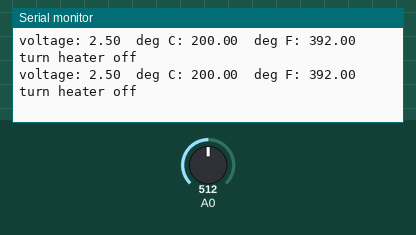
Recording of a sketch running on a simulated Arduino Uno, built with avr-gcc and run on an emulated ATmega328P. Shown: the last lines printed to the serial monitor. The inputs (shaded band) are chosen by the test bench; at power-on: A0 = 512.

Above: at 1.8 s.
1.9 s: A0 set to 169
At 2.8 s:
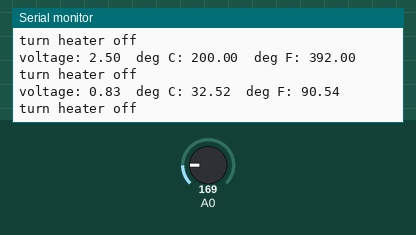
3.4 s: A0 set to 136
At 4.7 s:
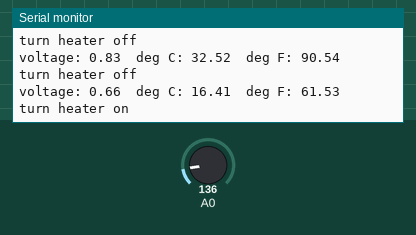
Timing chart, 0 to 6.4 s (numbered marks = the images above; inputs shaded):
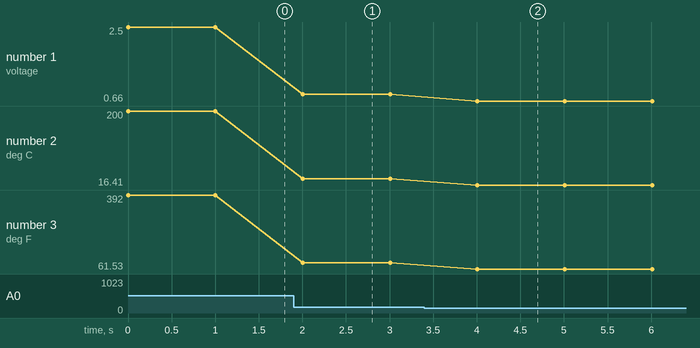

Measured:
- the behaviour switches between 154 and 153 on A0 (found by bisection; images 1 and 2)
- after the input at 1.9 s, the serial monitor: prints a new line after 0.10 s (image 1)
- after the input at 3.4 s, the serial monitor: prints a new line after 0.61 s (image 2)
- plotted number 1: 2.5 → 0.83 after the input at 1.9 s, 0.83 → 0.66 after the input at 3.4 s
- plotted number 2: 200 → 32.52 after the input at 1.9 s, 32.52 → 16.41 after the input at 3.4 s
- plotted number 3: 392 → 90.54 after the input at 1.9 s, 90.54 → 61.53 after the input at 3.4 s

The sketch:

Circuit_07_thermostat.ino
```cpp
/*

Example sketch 07

TEMPERATURE SENSOR

  Use the "serial monitor" window to read a temperature sensor.

  The TMP36 is an easy-to-use temperature sensor that outputs
  a voltage that's proportional to the ambient temperature.
  You can use it for all kinds of automation tasks where you'd
  like to know or control the temperature of something.

  More information on the sensor is available in the datasheet:
  http://dlnmh9ip6v2uc.cloudfront.net/datasheets/Sensors/Temp/TMP35_36_37.pdf

  Even more exciting, we'll start using the Arduino's serial port
  to send data back to your main computer! Up until now, we've
  been limited to using simple LEDs for output. We'll see that
  the Arduino can also easily output all kinds of text and data.

Hardware connections:

  Be careful when installing the temperature sensor, as it is
  almost identical to the transistors! The one you want has
  a triangle logo and "TMP" in very tiny letters. The
  ones you DON'T want will have "222" on them.

  When looking at the flat side of the temperature sensor
  with the pins down, from left to right the pins are:
  5V, SIGNAL, and GND.

  Connect the 5V pin to 5 Volts (5V).
  Connect the SIGNAL pin to ANALOG pin 0.
  Connect the GND pin to ground (GND).

This sketch was written by SparkFun Electronics,
with lots of help from the Arduino community.
This code is completely free for any use.
Visit http://www.arduino.cc to learn about the Arduino.

Version 2.0 6/2012 MDG
*/

// We'll use analog input 0 to measure the temperature sensor's
// signal pin.

const int temperaturePin = 0;
const int ledPin = 13;
float setTemp = 25.0; // degress C, STP

String inputString = "";         // a string to hold incoming data
boolean stringComplete = false;  // whether the string is complete


void setup()
{
  // In this sketch, we'll use the Arduino's serial port
  // to send text back to the main computer. For both sides to
  // communicate properly, they need to be set to the same speed.
  // We use the Serial.begin() function to initialize the port
  // and set the communications speed.

  // The speed is measured in bits per second, also known as
  // "baud rate". 9600 is a very commonly used baud rate,
  // and will transfer about 10 characters per second.

  Serial.begin(9600);
  // reserve 200 bytes for the inputString:
  inputString.reserve(200);
}


void loop()
{

  float voltage, degreesC, degreesF;

  voltage = getVoltage(temperaturePin);

  // Now we'll convert the voltage to degrees Celsius.
  // This formula comes from the temperature sensor datasheet:

  degreesC = (voltage - 0.5) * 100.0;

  // While we're at it, let's convert degrees Celsius to Fahrenheit.
  // This is the classic C to F conversion formula:

  degreesF = degreesC * (9.0/5.0) + 32.0;

  Serial.print("voltage: ");
  Serial.print(voltage);
  Serial.print("  deg C: ");
  Serial.print(degreesC);
  Serial.print("  deg F: ");
  Serial.println(degreesF);

  if (degreesC < setTemp)  // could add hystersis here
  {
    Serial.println("turn heater on");
  } else
  {
    Serial.println("turn heater off");
  }

   if (stringComplete) {
    Serial.print("Setting Temperature to: ");
    setTemp = inputString.toFloat();
    Serial.println(setTemp);
    // clear the string:
    inputString = "";
    stringComplete = false;
  }

  // These statements will print lines of data like this:
  // "voltage: 0.73 deg C: 22.75 deg F: 72.96"

  // Note that all of the above statements are "print", except
  // for the last one, which is "println". "Print" will output
  // text to the SAME LINE, similar to building a sentence
  // out of words. "Println" will insert a "carriage return"
  // character at the end of whatever it prints, moving down
  // to the NEXT line.

  delay(1000); // repeat once per second (change as you wish!)
}


float getVoltage(int pin)
{
  // This function has one input parameter, the analog pin number

  return (analogRead(pin) * 0.004882814);

  // This equation converts the 0 to 1023 value that analogRead()
  // returns, into a 0.0 to 5.0 value that is the true voltage
  // being read at that pin.
}

/*
  SerialEvent occurs whenever a new data comes in the
 hardware serial RX.  This routine is run between each
 time loop() runs, so using delay inside loop can delay
 response.  Multiple bytes of data may be available.
 */
void serialEvent() {
  while (Serial.available()) {
    // get the new byte:
    char inChar = (char)Serial.read();
    // add it to the inputString:
    inputString += inChar;
    // if the incoming character is a newline, set a flag
    // so the main loop can do something about it:
    if (inChar == '\n') {
      stringComplete = true;
    }
  }
}
// Other things to try with this code:

//   Turn on an LED if the temperature is above or below a value.

//   Read that threshold value from a potentiometer - now you've
//   created a thermostat!
```
